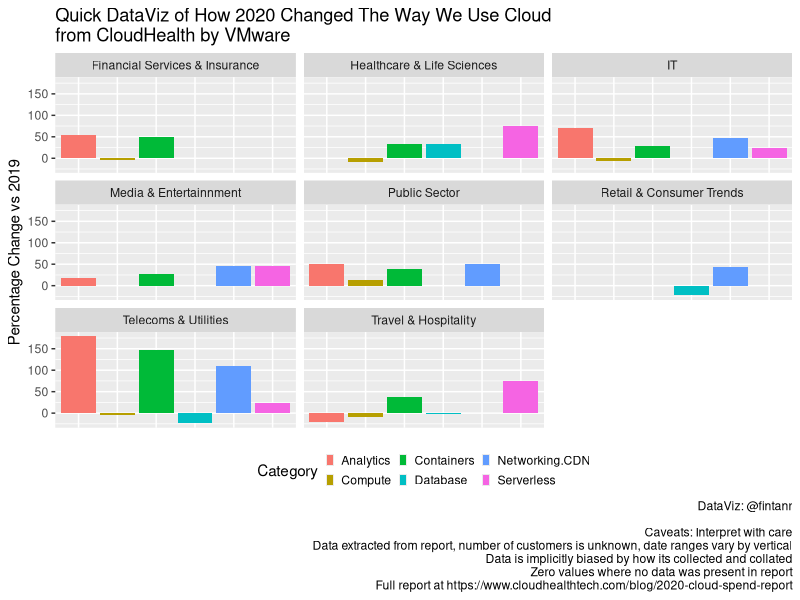

Generate this figure with R:
library("tidyverse")

df <- read.csv("data.csv")
vgather <- gather(df, Category, Percent, -Vertical)

dv <- ggplot(vgather, aes(Category, Percent)) +
    geom_bar(stat = "identity", aes(fill = Category)) + 
    facet_wrap(~ Vertical, ncol = 3)  +
    theme(
        axis.title.x=element_blank(),
        axis.text.x=element_blank(),
        axis.ticks.x=element_blank(), 
        legend.position="bottom", 
        legend.key.size = unit(0.2, "cm")) + 
    ylab("Percentage Change vs 2019") +
    labs(title="Quick DataViz of How 2020 Changed The Way We Use Cloud\nfrom CloudHealth by VMware", 
        caption = "DataViz: @fintanr\n
            Caveats: Interpret with care
            Data extracted from report, number of customers is unknown, date ranges vary by vertical
            Data is implicitly biased by how its collected and collated
            Zero values where no data was present in report
            Full report at https://www.cloudhealthtech.com/blog/2020-cloud-spend-report")

ggsave("vmware-cloudhealth-2020-change.png", dv)